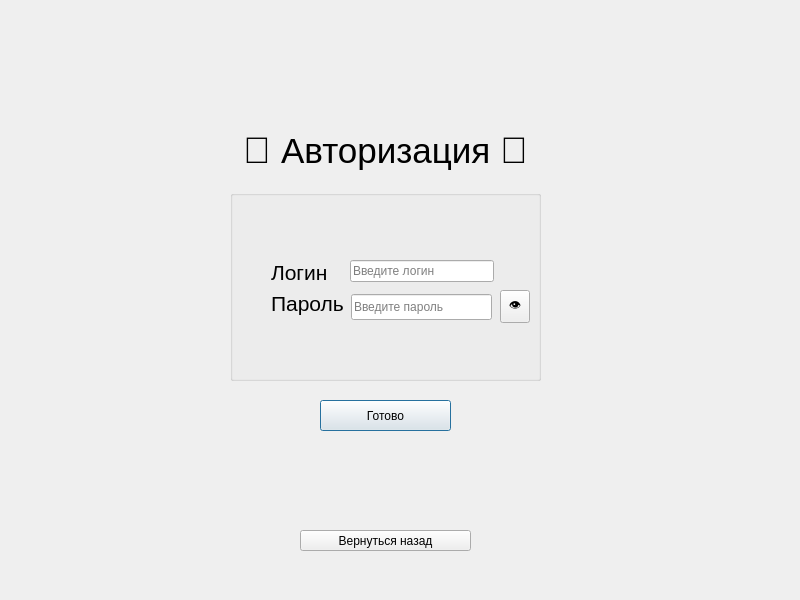
<?xml version="1.0" encoding="UTF-8"?>
<ui version="4.0">
 <class>loginwindow</class>
 <widget class="QDialog" name="loginwindow">
  <property name="geometry">
   <rect>
    <x>0</x>
    <y>0</y>
    <width>800</width>
    <height>600</height>
   </rect>
  </property>
  <property name="windowTitle">
   <string>Dialog</string>
  </property>
  <widget class="QPushButton" name="pushButton">
   <property name="geometry">
    <rect>
     <x>320</x>
     <y>400</y>
     <width>131</width>
     <height>31</height>
    </rect>
   </property>
   <property name="text">
    <string>Готово</string>
   </property>
  </widget>
  <widget class="QLabel" name="label_4">
   <property name="geometry">
    <rect>
     <x>220</x>
     <y>120</y>
     <width>331</width>
     <height>61</height>
    </rect>
   </property>
   <property name="text">
    <string>&lt;html&gt;&lt;head/&gt;&lt;body&gt;&lt;p align=&quot;center&quot;&gt;&lt;span style=&quot; font-size:28pt;&quot;&gt;👤  &lt;/span&gt;&lt;span style=&quot; font-size:26pt;&quot;&gt;Авторизация  &lt;/span&gt;&lt;span style=&quot; font-size:28pt;&quot;&gt;👤&lt;/span&gt;&lt;/p&gt;&lt;/body&gt;&lt;/html&gt;</string>
   </property>
  </widget>
  <widget class="QGroupBox" name="groupBox">
   <property name="geometry">
    <rect>
     <x>230</x>
     <y>190</y>
     <width>311</width>
     <height>191</height>
    </rect>
   </property>
   <property name="title">
    <string/>
   </property>
   <widget class="QWidget" name="layoutWidget">
    <property name="geometry">
     <rect>
      <x>41</x>
      <y>70</y>
      <width>223</width>
      <height>60</height>
     </rect>
    </property>
    <layout class="QFormLayout" name="formLayout">
     <item row="0" column="0">
      <widget class="QLabel" name="label">
       <property name="text">
        <string>&lt;html&gt;&lt;head/&gt;&lt;body&gt;&lt;p&gt;&lt;span style=&quot; font-size:16pt;&quot;&gt;Логин&lt;/span&gt;&lt;/p&gt;&lt;/body&gt;&lt;/html&gt;</string>
       </property>
      </widget>
     </item>
     <item row="0" column="1">
      <widget class="QLineEdit" name="login">
       <property name="placeholderText">
        <string>Введите логин</string>
       </property>
      </widget>
     </item>
     <item row="1" column="0">
      <widget class="QLabel" name="label_2">
       <property name="text">
        <string>&lt;html&gt;&lt;head/&gt;&lt;body&gt;&lt;p&gt;&lt;span style=&quot; font-size:16pt;&quot;&gt;Пароль&lt;/span&gt;&lt;/p&gt;&lt;/body&gt;&lt;/html&gt;</string>
       </property>
      </widget>
     </item>
    </layout>
   </widget>
   <widget class="QLineEdit" name="password">
    <property name="geometry">
     <rect>
      <x>121</x>
      <y>104</y>
      <width>141</width>
      <height>26</height>
     </rect>
    </property>
    <property name="echoMode">
     <enum>QLineEdit::Password</enum>
    </property>
    <property name="placeholderText">
     <string>Введите пароль</string>
    </property>
   </widget>
   <widget class="QToolButton" name="toolButton">
    <property name="geometry">
     <rect>
      <x>270</x>
      <y>100</y>
      <width>30</width>
      <height>33</height>
     </rect>
    </property>
    <property name="toolTip">
     <string>Показать/скрыть пароль</string>
    </property>
    <property name="text">
     <string>👁</string>
    </property>
   </widget>
  </widget>
  <widget class="QPushButton" name="pushButton_2">
   <property name="geometry">
    <rect>
     <x>300</x>
     <y>530</y>
     <width>171</width>
     <height>21</height>
    </rect>
   </property>
   <property name="text">
    <string>Вернуться назад</string>
   </property>
  </widget>
 </widget>
 <resources/>
 <connections/>
</ui>
